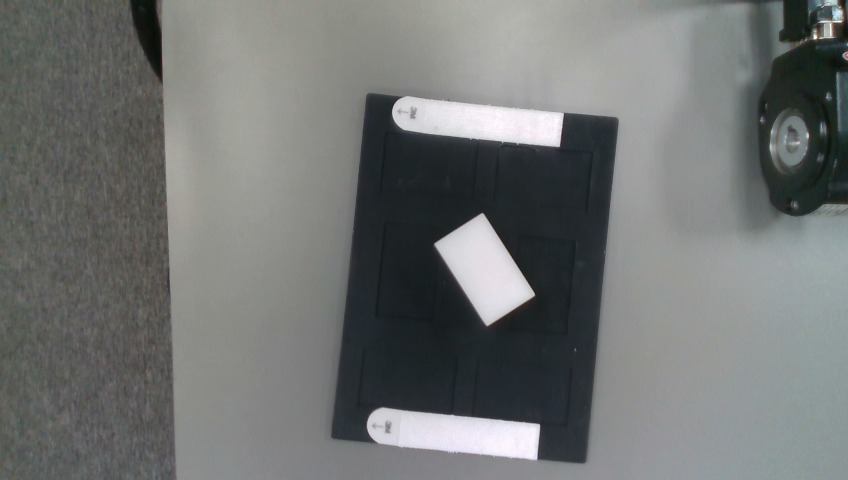
#> input picture tests/fixtures/d435/black_mat_block_0p35m.colour.jpg, 848 x 480 px; its folder holds only this picture in this run
$ python -i fusion.py   (imports and definitions only)
#> lines starting #> are read from the running program, lines starting #| are printed output that depends on the picture; after the words box and inside, x2 and y2 are one past the last pixel; in counts of white or black regions, pixels touching at a corner belong together
"""Colour + depth fusion: the parts the depth alone can't measure.

Why (UR3e cell, 2026-10-08): white polyethylene foam blocks — and, worse, bare metal — are
translucent or shiny to the D435's IR projector, so their tops come back 10-60 % holes
(the grey table beside them 100 % valid). The depth-only detector (:mod:`.volume`) then
sees each block as a ring of fragments ("15 x 10 too short") and finds one of four. The
colour picture shows them plainly, and a colour blob measured against the depth gave
49 x 30 +-1 mm for 50 x 30 blocks, each block's base-frame position agreeing to 2-4 mm
across eight viewpoints, where the depth found 1.4 of 4 (Nick: "fuse the 2D and depth
view to make the selection more robust").

The rule, per colour blob (pixels that differ from the picture's dominant colour, the
table, in CIE Lab — Otsu picks the split, so it is not a white gate):

* **full depth on it, and it stands under half the part's height** → flat: paper, tape,
  a label, a mark. Not a part.
* **enough depth standing on it** → its height is the median of that depth.
* **holes in the depth** (under half of it valid) → a material the projector can't see,
  which the table is not: a part, its height the spec's — the face whose footprint the
  blob matches best.

The rectangle is the blob's minimum-area rectangle, back-projected onto the surface
lifted by that height, so it is the colour's outline, not the depth's — **clipped by the
depth where the depth is valid** (2026-10-09 on the UR3e): pixels of the blob with depth that
puts them well below the top are not the top — a side face showing at the picture's edge
(a block read 50 → 40 mm wide and was refused), a white cable lying off the block (block
plus cable read 59 × 37 and passed), a cylinder's lead. Holes stay (foam); only valid depth
below the top band is dropped, only past a blur width from the top (the depth's blurred ring
just inside the colour's sharp edge reads low too, and belongs to the top), and only when
enough of the blob remains.

**Parts touching are cut apart by the part's size** (2026-10-09 evening, the fixtures
``touch_*``): two blocks side by side read as one 59 × 51 outline, end to end 98 × 29, three
across 89 × 57 — the seam is faint or absent in colour. When :meth:`PartSpec.touching` says the
outline is n parts along one side (and m along the other), the rectangle is cut into those
cells; if every cell holds its share of the blob (:data:`SPLIT_FILL`) and measures as the
part, the cells are the parts. A leaner beside a block (74 × 49, also "two side by side" at
±25 %) is not cut: its face is no rectangle, so a cell comes up short.

**Too close, not foam** (the same day): a white outline with no depth under it is taken
for foam and given the part's height — but when the blob's expected top sits nearer the
camera than the D435 can measure (:data:`MIN_DEPTH_RANGE_M`), no depth means too close,
and the part is refused with that reason (a 57 mm stack at 0.28 m passed as a 30 mm block).
numpy + OpenCV
(the ``vision`` extra); :func:`available` says whether they import, and :func:`colour_parts`
answers ``[]`` without them so the stdlib path is unchanged on a PC without them.
"""

from __future__ import annotations

import math

from .partspec import PartSpec

try:  # the vision extra
    import cv2
    import numpy as np
except ImportError:  # pragma: no cover - the stdlib path
    cv2 = None
    np = None

MIN_BLOB_PX = 300  # smaller is a mark, a glint, a cable's highlight
EDGE_PX = 2  # a blob this near the picture's edge is cut off by it
HOLE_FRAC = 0.5  # under this much valid depth on a blob: a material the projector can't see
FLAT_FRAC = 0.5  # with full depth, under this fraction of it standing: flat, not a part
MIN_STANDING = 20  # pixels of standing depth that make a height
OPEN_PX = 5  # the mask's morphological opening: joins pixels, drops specks
ERODE_PX = 5  # the blob's inner region (off its blurred edge) for the heights
RECT_FILL = 0.85  # a blob at least this much of its own rectangle: a clean outline, better than the depth's
DISTANCE_GAIN = 2.0  # Lab distance → 8-bit for Otsu (a 128-unit difference saturates)
TOP_BAND_M = 0.008  # valid depth this far below the blob's top is not the top: a side face, a cable
SPLIT_FILL = (
    0.8  # a cell of a parts-touching cut holds at least this much of its rectangle, or it is not that cut
)
CLIP_KEEP_FRAC = 0.4  # a clip that keeps less of the blob than this is not trusted (the depth is lying)
# The D435 at 848 x 480 returned depth on a foam top 0.25 m away and none on one at 0.22 m, then
# 99 % on a stack's top at 0.214 m (UR3e, 2026-10-09, fixture ``stack_0p28m``): the floor is the
# material's as much as the sensor's. Only a top with *no* depth is judged by this, and "look from
# higher up" is the right advice for one this near either way.
MIN_DEPTH_RANGE_M = 0.24


def available() -> bool:
    """numpy + OpenCV import (the ``vision`` extra)?"""
    return cv2 is not None and np is not None


def _mask(rgb):
    """Pixels that differ from the picture's dominant colour (the table), Otsu's split of the
    Lab distance, opened."""
    lab = cv2.cvtColor(rgb, cv2.COLOR_RGB2LAB).astype(np.float32)
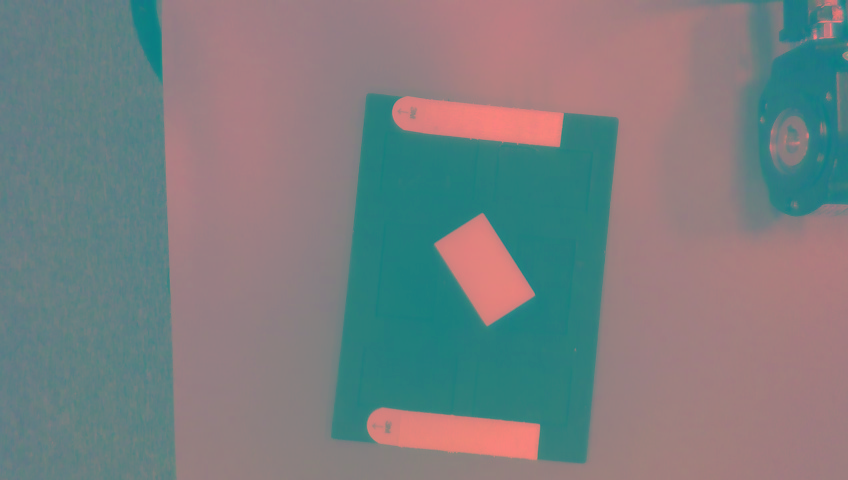
#> lab: shape (480, 848, 3) float32; mean R, G, B 122, 127, 128.3
    bg = np.median(lab.reshape(-1, 3), axis=0)
#> bg = [141, 127, 128]
    d = np.linalg.norm(lab - bg, axis=2)
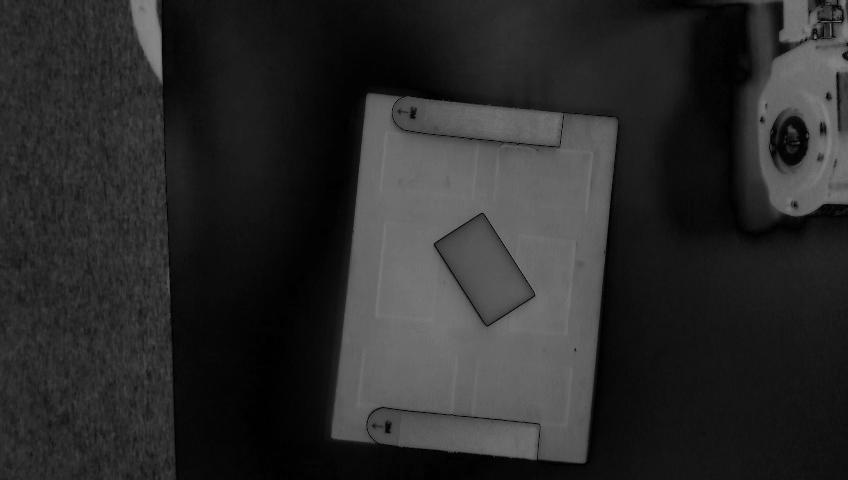
#> d: shape (480, 848) float32; min 0, max 134, mean 43
    d8 = np.clip(d * DISTANCE_GAIN, 0, 255).astype(np.uint8)
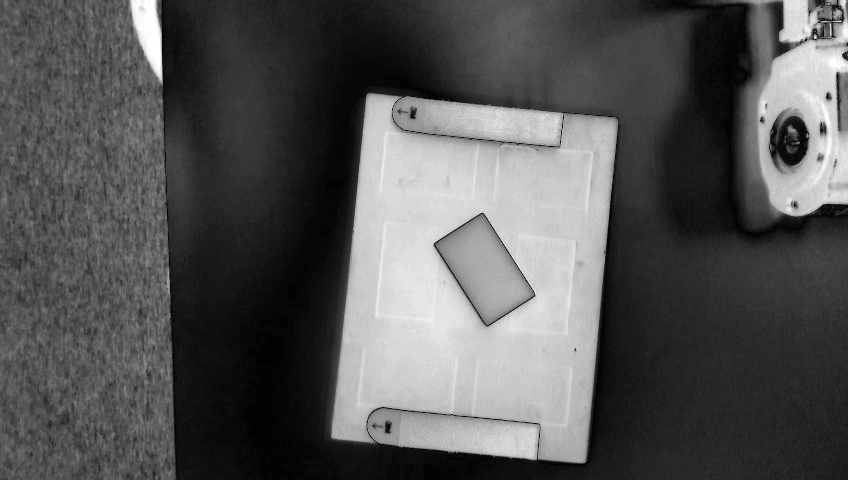
#> d8: shape (480, 848); min 0, max 255, mean 85.8
    _, m = cv2.threshold(d8, 0, 1, cv2.THRESH_BINARY + cv2.THRESH_OTSU)
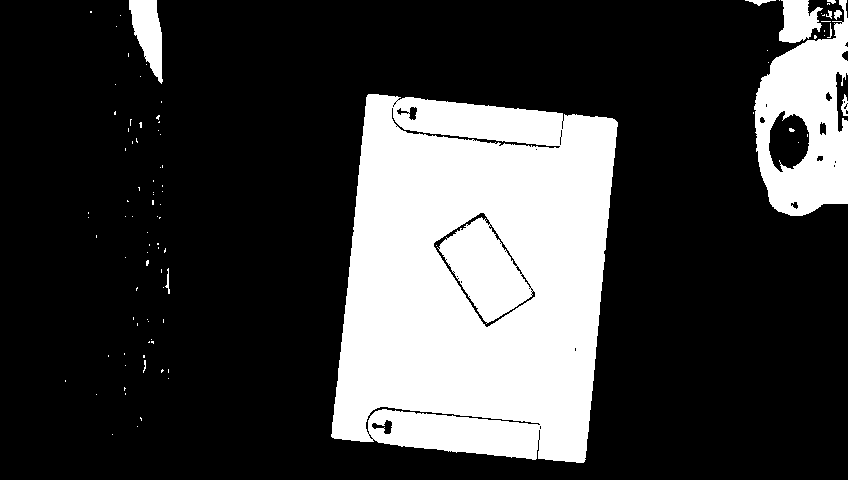
#> m: shape (480, 848); values 0 (black) and 1 (white), 25% white; 97 white regions (85 under 20 px), largest, box (x1, y1, x2, y2) and area: (331, 94, 618, 463) 86281, (754, 0, 848, 216) 12019, (129, 0, 163, 84) 1679
    k = np.ones((OPEN_PX, OPEN_PX), np.uint8)
    return cv2.morphologyEx(m.astype(np.uint8), cv2.MORPH_OPEN, k)
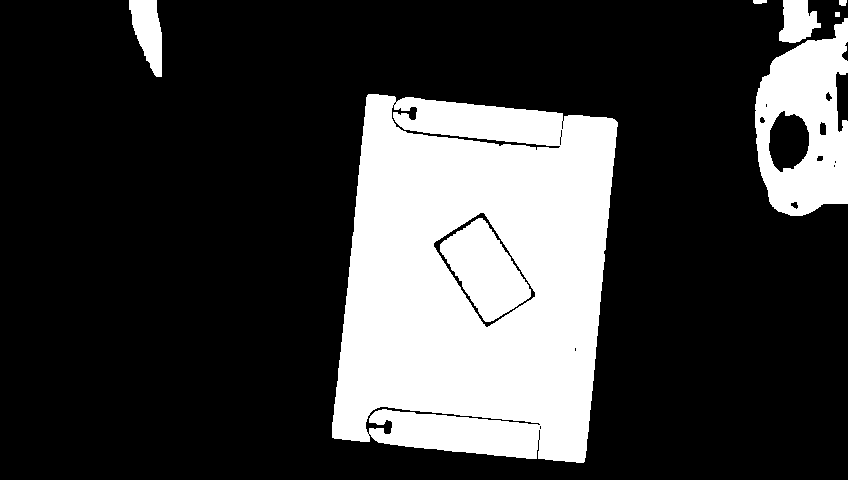
#> returned value: shape (480, 848); values 0 (black) and 1 (white), 24.8% white; 8 white regions, largest, box (x1, y1, x2, y2) and area: (332, 94, 618, 463) 80888, (755, 18, 848, 216) 11813, (440, 218, 531, 322) 5158


# [122 lines left out: functions _heights, _on_plane, _spec_height, colour_parts, not called in this run]


class _Ctx:
    """What measuring a blob needs besides the blob: the camera, the surface, the spec, the
    height and range maps."""

    def __init__(self, K, T_bc, T_cb, surf, spec, hm, zmap, stride):
        self.K, self.T_bc, self.T_cb, self.surf, self.spec = K, T_bc, T_cb, surf, spec
        self.hm, self.zmap, self.stride = hm, zmap, stride


# [152 lines left out: functions _measure, _split_touching, grid_cells, not called in this run]

>>> import cv2
>>> picture = cv2.cvtColor(cv2.imread('../tests/fixtures/d435/black_mat_block_0p35m.colour.jpg'), cv2.COLOR_BGR2RGB)
>>> result = _mask(picture)

$ run again, on tests/fixtures/d435/cable_0p35m.colour.jpg
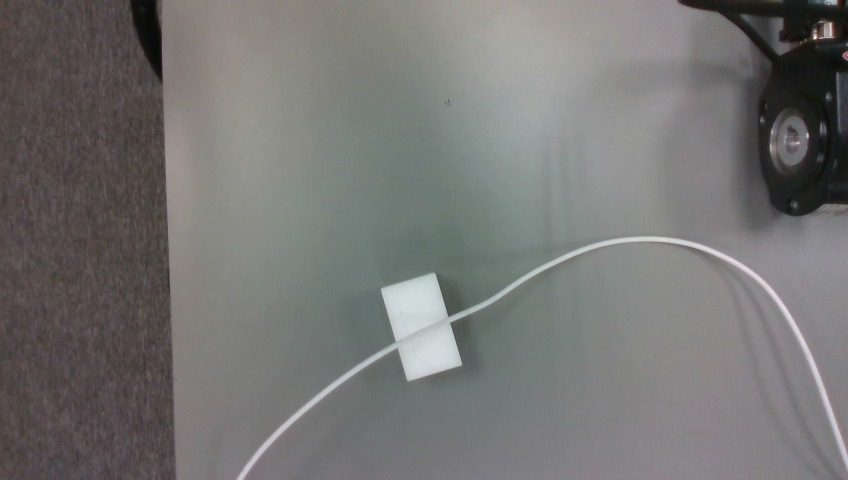
#> input picture tests/fixtures/d435/cable_0p35m.colour.jpg, 848 x 480 px
#> in _mask, `lab = cv2.cvtColor(rgb, cv2.COLOR_RGB2LAB).astype(np.float32)`:
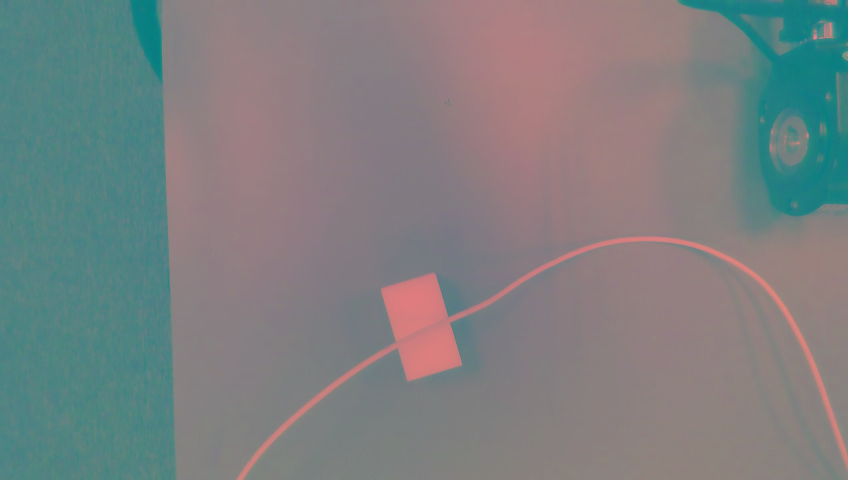
#> lab: shape (480, 848, 3) float32; mean R, G, B 124.2, 128.1, 129
#> bg = [134, 128, 129]
#> m: shape (480, 848); values 0 (black) and 1 (white), 29% white; 39 white regions (31 under 20 px), largest, box (x1, y1, x2, y2) and area: (0, 0, 176, 480) 80477, (678, 0, 848, 220) 21000, (237, 236, 848, 480) 10290
#> in _mask, `return cv2.morphologyEx(m.astype(np.uint8), cv2.MORPH_OPEN, k)`:
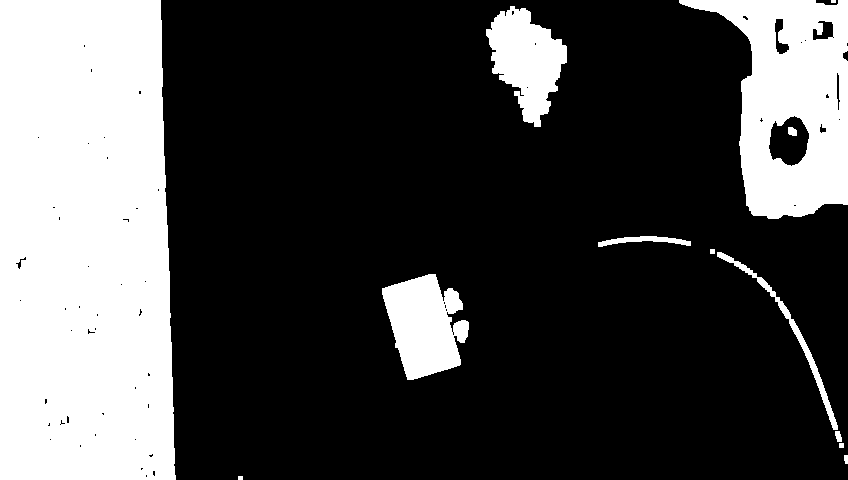
#> returned value: shape (480, 848); values 0 (black) and 1 (white), 28.2% white; 13 white regions (1 under 20 px), largest, box (x1, y1, x2, y2) and area: (0, 0, 176, 480) 80429, (679, 0, 848, 219) 20788, (382, 274, 469, 380) 6159

$ run again, on tests/fixtures/d435/cyl_lead_0p35m.colour.jpg
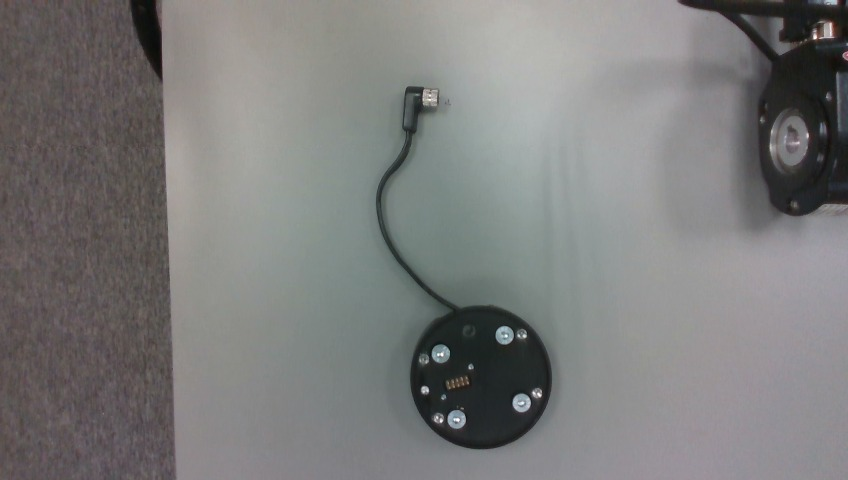
#> input picture tests/fixtures/d435/cyl_lead_0p35m.colour.jpg, 848 x 480 px
#> in _mask, `lab = cv2.cvtColor(rgb, cv2.COLOR_RGB2LAB).astype(np.float32)`:
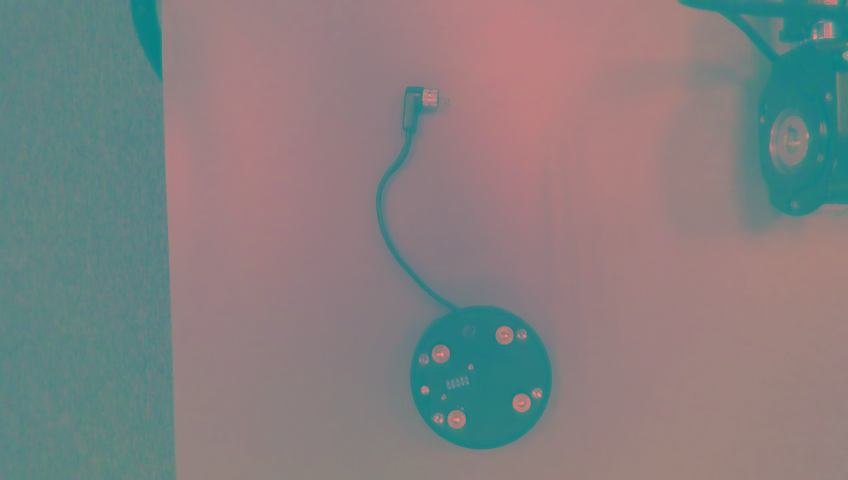
#> lab: shape (480, 848, 3) float32; mean R, G, B 131.5, 128, 128.5
#> bg = [147, 128, 128]
#> m: shape (480, 848); values 0 (black) and 1 (white), 29.3% white; 67 white regions (55 under 20 px), largest, box (x1, y1, x2, y2) and area: (0, 0, 176, 480) 78893, (678, 0, 848, 219) 20290, (376, 86, 552, 450) 18110
#> in _mask, `return cv2.morphologyEx(m.astype(np.uint8), cv2.MORPH_OPEN, k)`:
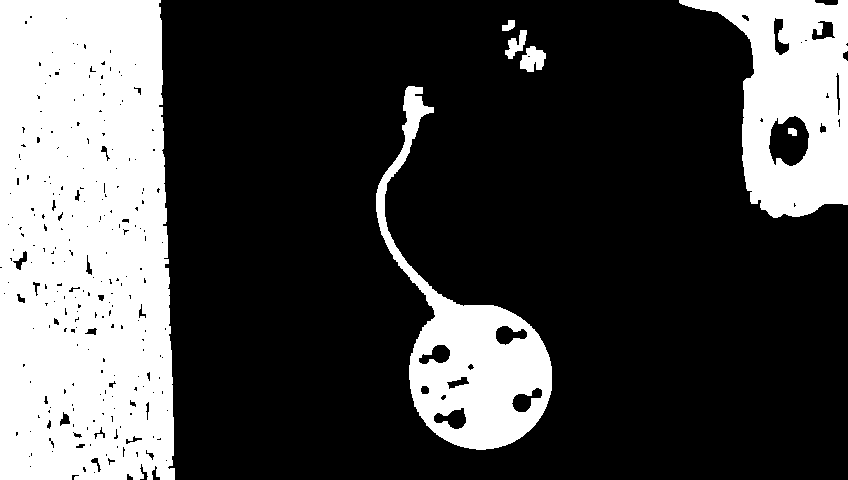
#> returned value: shape (480, 848); values 0 (black) and 1 (white), 28.8% white; 7 white regions, largest, box (x1, y1, x2, y2) and area: (0, 0, 175, 480) 78437, (679, 0, 848, 218) 20076, (376, 86, 552, 450) 17739

$ run again, on tests/fixtures/d435/foam_blocks_0p32m.colour.jpg
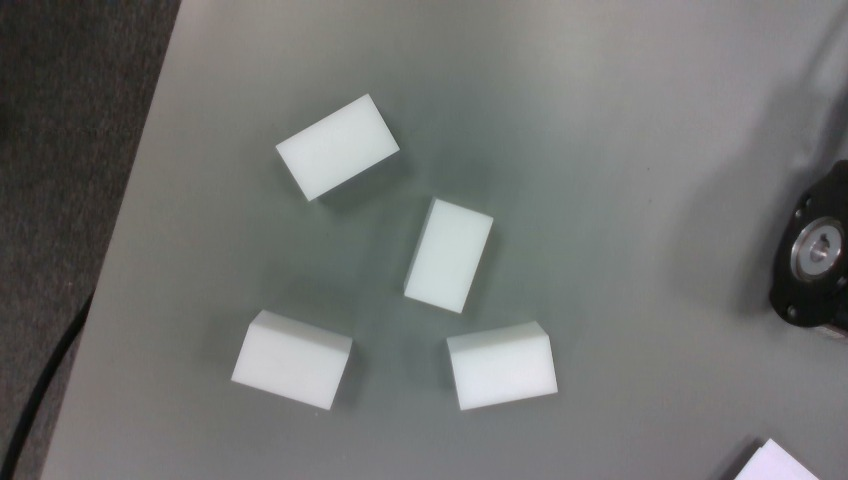
#> input picture tests/fixtures/d435/foam_blocks_0p32m.colour.jpg, 848 x 480 px
#> in _mask, `lab = cv2.cvtColor(rgb, cv2.COLOR_RGB2LAB).astype(np.float32)`:
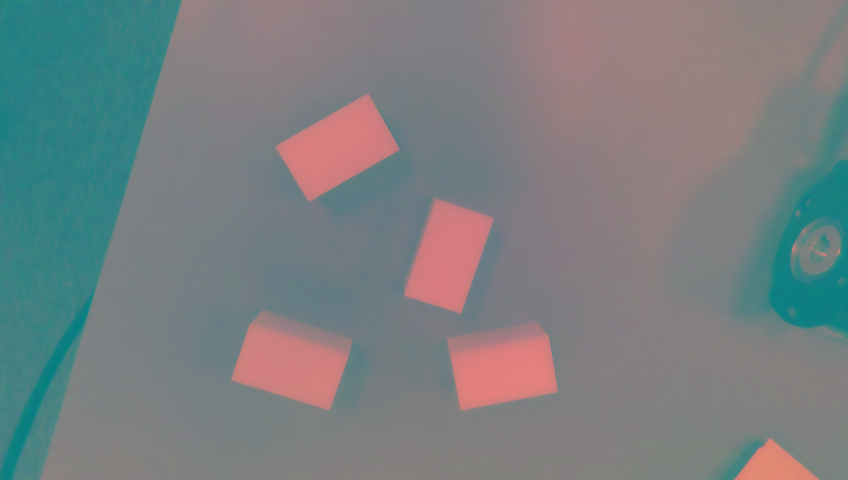
#> lab: shape (480, 848, 3) float32; mean R, G, B 120.9, 127.3, 129.1
#> bg = [126, 128, 129]
#> m: shape (480, 848); values 0 (black) and 1 (white), 22.5% white; 16 white regions (8 under 20 px), largest, box (x1, y1, x2, y2) and area: (0, 0, 181, 480) 52452, (752, 92, 848, 338) 11336, (276, 94, 399, 201) 6816
#> in _mask, `return cv2.morphologyEx(m.astype(np.uint8), cv2.MORPH_OPEN, k)`:
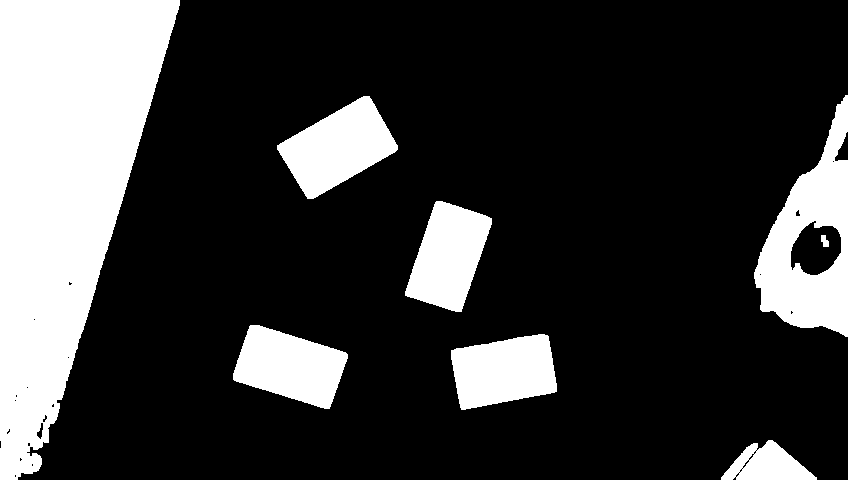
#> returned value: shape (480, 848); values 0 (black) and 1 (white), 22.4% white; 8 white regions, largest, box (x1, y1, x2, y2) and area: (0, 0, 180, 480) 52346, (754, 95, 848, 337) 11194, (277, 96, 398, 199) 6801
